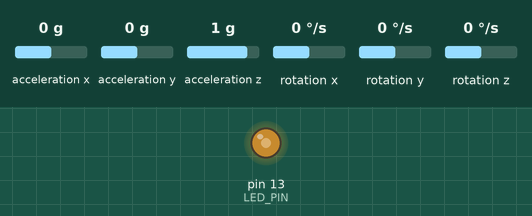
Recording of a sketch running on a simulated Arduino Uno, built with avr-gcc and run on an emulated ATmega328P. Parts: output pins drawn as LEDs (lit = HIGH). Inputs (shaded band) come from the test bench; at power-on: acceleration x 0 g, acceleration y 0 g, rotation x 0 °/s, acceleration z 1 g, rotation y 0 °/s, rotation z 0 °/s. What the sketch prints to the serial monitor is not drawn.

Above: at 1.2 s.
1.3 s: acceleration x set to -0.5 g
4.3 s: acceleration x set to -0.8 g
5.8 s: acceleration y set to -0.5 g
8.8 s: acceleration y set to -0.8 g
11.8 s: rotation x set to 100 °/s
Timing chart, 0 to 15.8 s (numbered marks = the images above; inputs shaded):
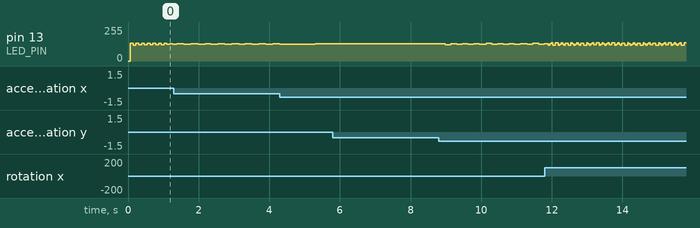

The sketch:

axc_gyro.ino
```cpp
#include "I2Cdev.h"
#include "MPU6050.h"
#include <Wire.h>

MPU6050 accelgyro;
int16_t ax, ay, az;
int16_t gx, gy, gz;
#define OUTPUT_READABLE_ACCELGYRO
#define LED_PIN 13
bool blinkStage = false;


void setup(){
	#if I2CDEV_IMPLEMENTARION == I2CDEV_ARDUINO_WIRE
        Wire.begin();
	#elif I2CDEV_IMPLEMENTARION == I2CDEV_BUILTIN_FASTWIRE
        FastWire::setup(400,true);
    #endif

    Serial.begin(115200);
    accelgyro.initialize();
    pinMode(LED_PIN, OUTPUT);
}


void loop(){
	accelgyro.getMotion6(&ax,&ay,&az,&gx,&gy,&gz);

	#ifdef OUTPUT_READABLE_ACCELGYRO
	Serial.print("\t");
    Serial.print(ax);Serial.print("\t");
    Serial.print(ay);Serial.print("\t");
    Serial.print(az);Serial.print("\t");
    Serial.print(":::::");

    Serial.print("\t");
    Serial.print(gx);Serial.print("\t");
    Serial.print(gy);Serial.print("\t");
    Serial.print(gz);Serial.print("\t");
    Serial.println("");
    #endif


    #ifdef OUTPUT_BINARY_ACCELGYRO
       Serial.write((uint8_t)(ax >> 8)); Serial.write((uint8_t)(ax & 0xFF));
       Serial.write((uint8_t)(ay >> 8)); Serial.write((uint8_t)(ay & 0xFF));
       Serial.write((uint8_t)(az >> 8)); Serial.write((uint8_t)(az & 0xFF));
       Serial.write((uint8_t)(gx >> 8)); Serial.write((uint8_t)(gx & 0xFF));
       Serial.write((uint8_t)(gy >> 8)); Serial.write((uint8_t)(gy & 0xFF));
       Serial.write((uint8_t)(gz >> 8)); Serial.write((uint8_t)(gz & 0xFF));
    #endif

    blinkStage = !blinkStage;
    digitalWrite(LED_PIN, blinkStage);
}
```
